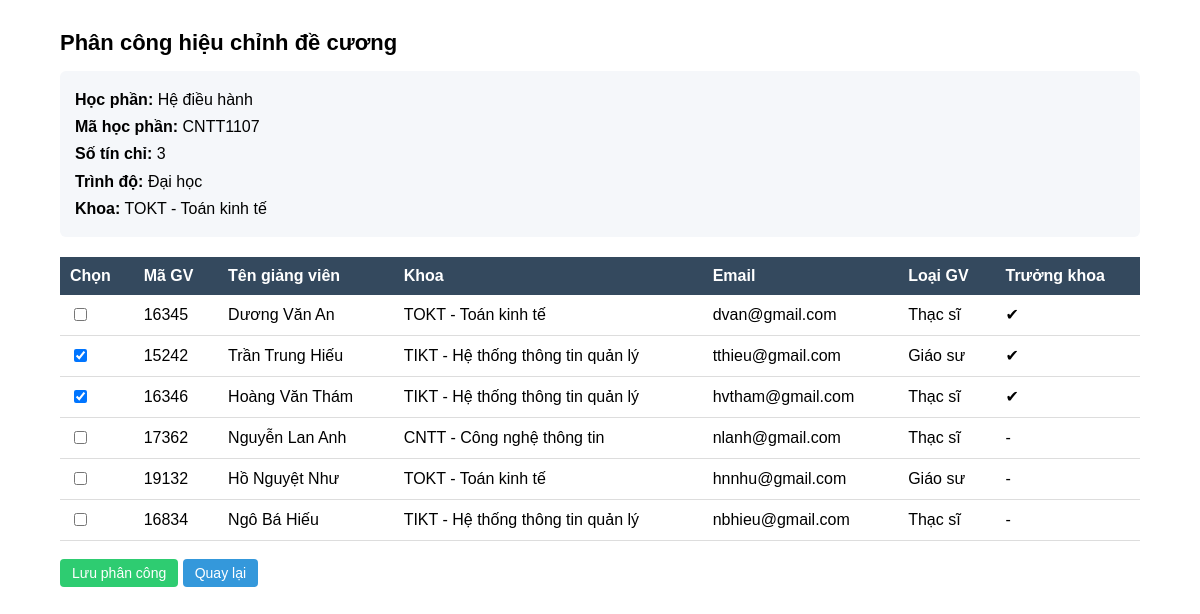
Page /adminKhoa_hocphan_authorize/CNTT1107 on the earlier database version.
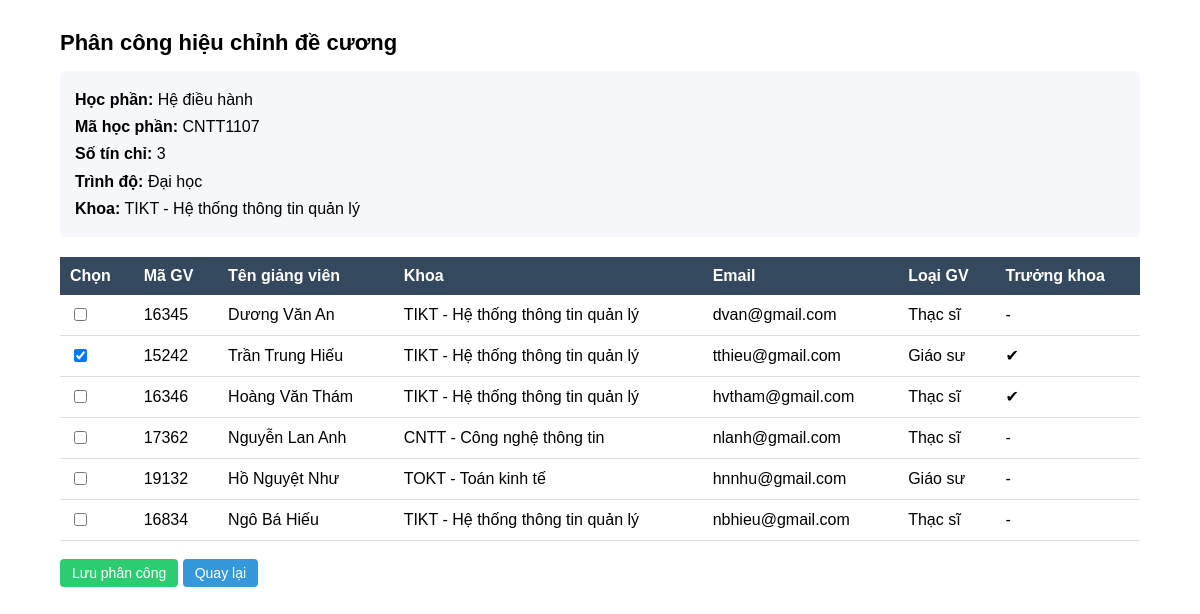
Same page on the later database version.
### tables this page shows
CREATE TABLE "HocPhan" (
	"MaHP"	CHAR(10) NOT NULL,
	"TenHP"	NVARCHAR(100) NOT NULL,
	"SoTC"	INTEGER,
	"TrinhDo"	NVARCHAR(20),
	"MaDV"	CHAR(4),
	PRIMARY KEY("MaHP"),
	FOREIGN KEY("MaDV") REFERENCES "DonVi"("MaDV")
);

CREATE TABLE "DonVi" (
	"MaDV"	CHAR(4),
	"TenDV"	NVARCHAR(100) NOT NULL,
	PRIMARY KEY("MaDV")
);

CREATE TABLE "CanBo" (
	"MaQL"	CHAR(5) NOT NULL,
	"SoHieu"	CHAR(20),
	"TenGV"	NVARCHAR(100) NOT NULL,
	"MaDV"	CHAR(4),
	"LoaiGV"	NVARCHAR(20),
	"Email"	NVARCHAR(100),
	"LaTruongKhoa"	INTEGER DEFAULT 0,
	PRIMARY KEY("MaQL"),
	FOREIGN KEY("MaDV") REFERENCES "DonVi"("MaDV")
);

### adminKhoa.py (the view)
@app.route("/adminKhoa_hocphan_authorize/<MaHP>")
def adminKhoa_hocphan_authorize(MaHP):
    conn = get_db()
    cursor = conn.cursor()
    cursor.execute(
    """
    SELECT HocPhan.*,
           DonVi.TenDV
    FROM HocPhan
    LEFT JOIN DonVi
    ON HocPhan.MaDV = DonVi.MaDV
    WHERE HocPhan.MaHP=?
    """,
    (MaHP,)
    )
    hocphan = cursor.fetchone()
    cursor.execute(
    """
    SELECT CanBo.MaQL,
        CanBo.TenGV,
        CanBo.MaDV,
        CanBo.Email,
        CanBo.LoaiGV,
        CanBo.LaTruongKhoa,
        DonVi.TenDV
    FROM CanBo
    LEFT JOIN DonVi
    ON CanBo.MaDV = DonVi.MaDV
    """
    )
    dsCanBo = cursor.fetchall()
    cursor.execute(
    """
    SELECT MaGV
    FROM PhanCongHC
    WHERE MaHP=?
    """,
    (MaHP,)
    )
    dsDaChon = [x["MaGV"] for x in cursor.fetchall()]
    conn.close()
    return render_template(
        "adminKhoa_hocphan_authorize.html",
        hocphan=hocphan,
        dsCanBo=dsCanBo,
        dsDaChon=dsDaChon,
    )

### main.py (called while the page is built)
def get_db():
    conn = sqlite3.connect(DB)
    conn.row_factory = sqlite3.Row
    return conn

@app.before_request
def update_truong_khoa():
    if 'current_user' in session:
        user = session['current_user']
        if user["MaGV"] is not None:
            obj_CanBo = get_obj_CanBo(user["MaGV"])
            session['current_user']["LaTruongKhoa"] = obj_CanBo[6]
        else:
            session['current_user']["LaTruongKhoa"] = 0
        session.modified = True

### templates/adminKhoa_hocphan_authorize.html (shortened to what this page needs)
{% extends "base.html" %} {% block content %}
<div class="dashboard-container">
  <div class="dashboard-title">Phân công hiệu chỉnh đề cương</div>
  <div class="hocphan-info">
    <b>Học phần:</b> {{ hocphan.TenHP }} <br />
    <b>Mã học phần:</b> {{ hocphan.MaHP }} <br />
    <b>Số tín chỉ:</b> {{ hocphan.SoTC }} <br />
    <b>Trình độ:</b> {{ hocphan.TrinhDo }} <br />
    <b>Khoa:</b> {{ hocphan.MaDV }} - {{ hocphan.TenDV }}
  </div>
  <form method="POST" action="/adminKhoa_hocphan_authorize_save">
    <table class="dashboard-table">
      <thead>
        <tr>
          <th>Chọn</th>
          <th>Mã GV</th>
          <th>Tên giảng viên</th>
          <th>Khoa</th>
          <th>Email</th>
          <th>Loại GV</th>
          <th>Trưởng khoa</th>
        </tr>
      </thead>
      <tbody>
        {% for gv in dsCanBo %}
        <tr>
          <td>
            <input
              type="checkbox"
              name="MaGV[]"
              value="{{ gv.MaQL }}"
              {%
              if
              gv.MaQL
              in
              dsDaChon
              %}checked{%
              endif
              %}
            />
          </td>
          <td>{{ gv.MaQL }}</td>
          <td>{{ gv.TenGV }}</td>
          <td>{{ gv.MaDV }} - {{ gv.TenDV }}</td>
          <td>{{ gv.Email }}</td>
          <td>{{ gv.LoaiGV }}</td>
          <td>{% if gv.LaTruongKhoa == 1 %} ✔ {% else %} - {% endif %}</td>
        </tr>
        {% endfor %}
      </tbody>
    </table>
    <br />
    <button class="btn-action btn-save">Lưu phân công</button>
    <a class="btn-action btn-edit" href="/adminKhoa_hocphan_dashboard">
      Quay lại
    </a>
  </form>
</div>
{% endblock %}

### templates/base.html (shortened to what this page needs)
<!DOCTYPE html>
<html>
<head>
    <link rel="stylesheet" href="{{ url_for('static', filename='styles_topmenu.css') }}">
    <link rel="stylesheet" href="{{ url_for('static', filename='styles_admin.css') }}">
    <link rel="stylesheet" href="{{ url_for('static', filename='styles_khoa.css') }}">
    <link rel="stylesheet" href="{{ url_for('static', filename='styles_gv.css') }}">
</head>
<body>
    {% block content %}
    {% endblock %}
</body>
</html>

### static/styles_topmenu.css (style rules this page uses)
body { margin:0; font-family:Arial; }

### static/styles_admin.css (style rules this page uses)
.btn-save { padding: 6px 14px; background: #3498db; color: white; border: none; border-radius: 4px; cursor: pointer; }

### static/styles_khoa.css (style rules this page uses)
.dashboard-container { width: 90%; margin: auto; margin-top: 30px; }
.dashboard-title { font-size: 22px; font-weight: bold; margin-bottom: 15px; }
.dashboard-table { width: 100%; border-collapse: collapse; background: white; }
.dashboard-table th { background: #34495e; color: white; padding: 10px; text-align: left; }
.dashboard-table td { padding: 10px; border-bottom: 1px solid #ddd; }
.btn-action { padding: 6px 12px; border-radius: 4px; text-decoration: none; color: white; font-size: 14px; }
.btn-edit { background: #3498db; }
.btn-save { background: #2ecc71; }
.hocphan-info { background: #f5f7fa; padding: 15px; border-radius: 6px; margin-bottom: 20px; line-height: 1.7; }

Differences in the rows shown:
no longer on this page (row unchanged): DonVi: TenDV "Toán kinh tế"
changed HocPhan "Hệ điều hành": MaDV "TOKT" → "TIKT"
now on this page (row unchanged): DonVi: TenDV "Hệ thống thông tin quản lý"
changed CanBo "Dương Văn An": MaDV "TOKT" → "TIKT"; TenDV "Toán kinh tế" → "Hệ thống thông tin quản lý"; LaTruongKhoa "✔" → "-"
computed for CanBo "Hoàng Văn Thám": MaQL "☑" → "☐"
